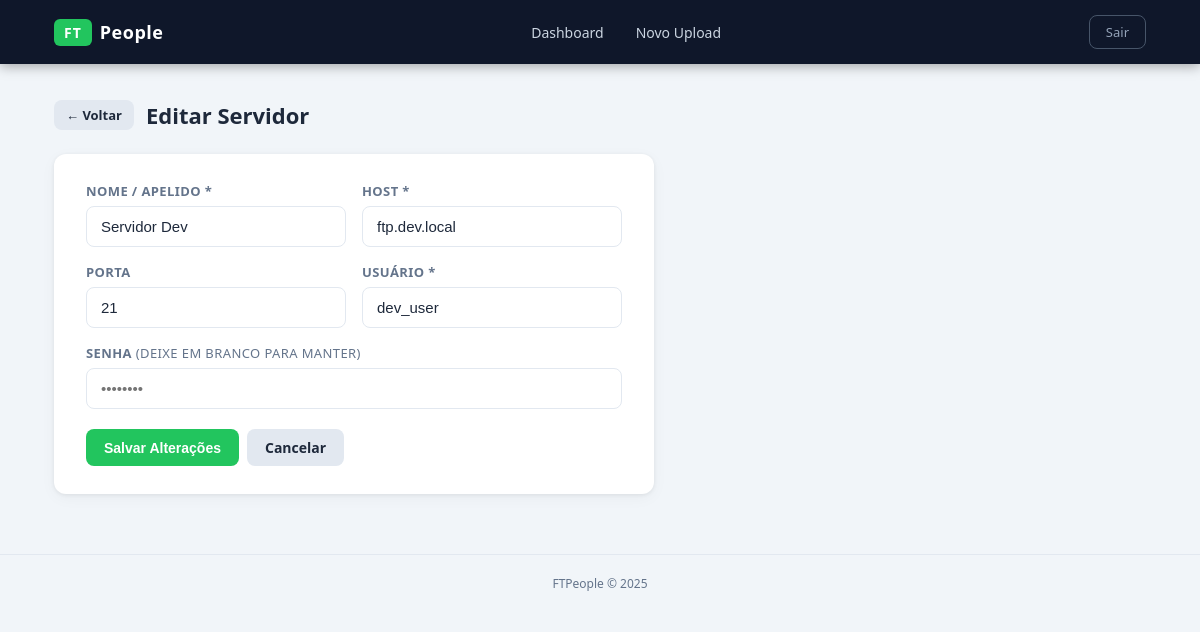
Page /servers/editar/1 (signed in) on the committed database.
### app/models/server.py (models this page shows)
class Server(db.Model):
    id = db.Column(db.Integer, primary_key=True)
    name = db.Column(db.String(100), nullable=False)
    host = db.Column(db.String(200), nullable=False)
    port = db.Column(db.Integer, default=21)
    username = db.Column(db.String(100), nullable=False)
    password = db.Column(db.String(200), nullable=False)
    is_active = db.Column(db.Boolean, default=False)

### app/routes/server_routes.py (the view, shortened to what this page needs)
@server_bp.route('/editar/<int:server_id>', methods=['GET', 'POST'])
def edit_server(server_id):
    if 'user_id' not in session:
        return redirect(url_for('auth.login_form'))
    server = Server.query.get_or_404(server_id)
    return render_template('edit_server.html', server=server)

### app/templates/edit_server.html (shortened to what this page needs)
{% extends "base.html" %}
{% block content %}
<div style="max-width: 600px;">
  <div style="display: flex; align-items: center; gap: 12px; margin-bottom: 24px;">
    <a href="{{ url_for('server.choose_server') }}" class="ft-btn ft-btn-secondary ft-btn-sm">← Voltar</a>
    <h1 class="ft-page-title" style="margin: 0;">Editar Servidor</h1>
  </div>
  <div class="ft-card">
    <form method="POST">
      <div style="display: grid; grid-template-columns: 1fr 1fr; gap: 16px;">
        <div class="ft-form-group" style="margin-bottom: 0;">
          <label class="ft-label">Nome / Apelido *</label>
          <input type="text" name="name" class="ft-input" value="{{ server.name }}" required>
        </div>
        <div class="ft-form-group" style="margin-bottom: 0;">
          <label class="ft-label">Host *</label>
          <input type="text" name="host" class="ft-input" value="{{ server.host }}" required>
        </div>
        <div class="ft-form-group" style="margin-bottom: 0;">
          <label class="ft-label">Porta</label>
          <input type="number" name="port" class="ft-input" value="{{ server.port }}" min="1" max="65535">
        </div>
        <div class="ft-form-group" style="margin-bottom: 0;">
          <label class="ft-label">Usuário *</label>
          <input type="text" name="username" class="ft-input" value="{{ server.username }}" required>
        </div>
        <div class="ft-form-group" style="margin-bottom: 0; grid-column: 1 / -1;">
          <label class="ft-label">Senha <span style="font-weight: 400; color: var(--text-muted);">(deixe em branco para manter)</span></label>
          <input type="password" name="password" class="ft-input" placeholder="••••••••">
        </div>
      </div>
      <div style="margin-top: 20px; display: flex; gap: 8px;">
        <button type="submit" class="ft-btn ft-btn-primary">Salvar Alterações</button>
        <a href="{{ url_for('server.choose_server') }}" class="ft-btn ft-btn-secondary">Cancelar</a>
      </div>
    </form>
  </div>
</div>
{% endblock %}

### app/static/css/style.css (style rules this page uses)
:root { --primary: #0f172a; --accent: #22c55e; --accent-hover: #16a34a; --danger: #ef4444; --warning: #f59e0b; --bg: #f1f5f9; --card-bg: #ffffff; --text: #1e293b; --text-muted: #64748b; --border: #e2e8f0; --header-height: 64px; }
* { box-sizing: border-box; }
body { margin: 0; padding: 0; font-family: 'Segoe UI', Arial, sans-serif; background: var(--bg); color: var(--text); min-height: 100vh; }
.ft-page-title { font-size: 22px; font-weight: 700; color: var(--text); margin: 0 0 24px; }
.ft-card { background: var(--card-bg); border-radius: 12px; box-shadow: 0 1px 4px rgba(0,0,0,0.07), 0 4px 16px rgba(0,0,0,0.04); padding: 28px 32px; }
.ft-btn { display: inline-flex; align-items: center; gap: 6px; padding: 9px 18px; border-radius: 8px; font-size: 14px; font-weight: 600; border: none; cursor: pointer; text-decoration: none; transition: opacity 0.15s, transform 0.1s; }
.ft-btn-primary { background: var(--accent); color: #fff; }
.ft-btn-secondary { background: #e2e8f0; color: var(--text); }
.ft-btn-sm { padding: 6px 12px; font-size: 13px; }
.ft-form-group { margin-bottom: 20px; }
.ft-label { display: block; font-size: 13px; font-weight: 600; color: var(--text-muted); margin-bottom: 6px; text-transform: uppercase; letter-spacing: 0.4px; }
.ft-input { width: 100%; padding: 11px 14px; border: 1.5px solid var(--border); border-radius: 8px; font-size: 15px; color: var(--text); background: #fff; transition: border-color 0.15s, box-shadow 0.15s; outline: none; }

### rows in the picture
Server: name "Servidor Dev", host "ftp.dev.local", port "21", username "dev_user"

### other values in the picture
{{ 2025 }} "2025"
